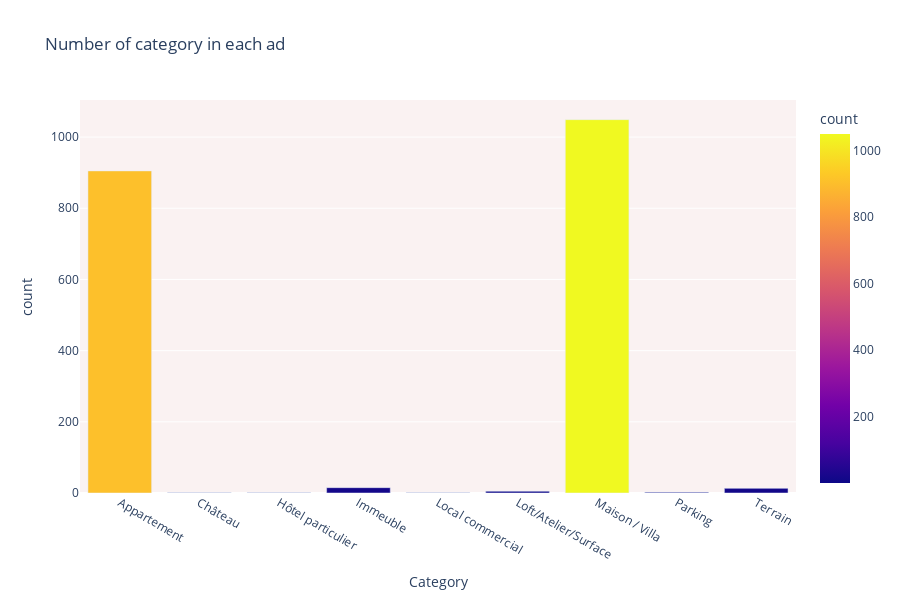

Here is the notebook cell this chart was saved with:
### Code cell
df2=pd.DataFrame()
df2['Category'] = list(df.groupby('category')['type'].count().index)
df2['count']=list(df.groupby('category')['type'].count())
fig = px.bar(df2, x='Category', y='count', color='count', orientation='v', height=600,
             title='Number of category in each ad', color_discrete_sequence = px.colors.cyclical.mygbm)

fig.update_layout(plot_bgcolor='rgb(250, 242, 242)')
fig.show()

### Figure 1 — Plotly figure (JSON) as saved in the notebook; plotly's stock layout.template omitted (floating-point values rounded to 4 significant figures)
{"data": [{"alignmentgroup": "True", "hoverlabel": {"namelength": 0}, "hovertemplate": "Category=%{x}<br>count=%{marker.color}", "legendgroup": "", "marker": {"color": [905, 1, 1, 15, 1, 5, 1049, 2, 13], "coloraxis": "coloraxis"}, "name": "", "offsetgroup": "", "orientation": "v", "showlegend": false, "textposition": "auto", "type": "bar", "x": ["Appartement", "Château", "Hôtel particulier", "Immeuble", "Local commercial", "Loft/Atelier/Surface", "Maison / Villa", "Parking", "Terrain"], "xaxis": "x", "y": [905, 1, 1, 15, 1, 5, 1049, 2, 13], "yaxis": "y"}], "layout": {"barmode": "relative", "coloraxis": {"colorbar": {"title": {"text": "count"}}, "colorscale": [[0, "#0d0887"], [0.1111, "#46039f"], [0.2222, "#7201a8"], [0.3333, "#9c179e"], [0.4444, "#bd3786"], [0.5556, "#d8576b"], [0.6667, "#ed7953"], [0.7778, "#fb9f3a"], [0.8889, "#fdca26"], [1, "#f0f921"]]}, "height": 600, "legend": {"tracegroupgap": 0}, "plot_bgcolor": "rgb(250, 242, 242)", "title": {"text": "Number of category in each ad"}, "xaxis": {"anchor": "y", "domain": [0, 1], "title": {"text": "Category"}}, "yaxis": {"anchor": "x", "domain": [0, 1], "title": {"text": "count"}}}}
